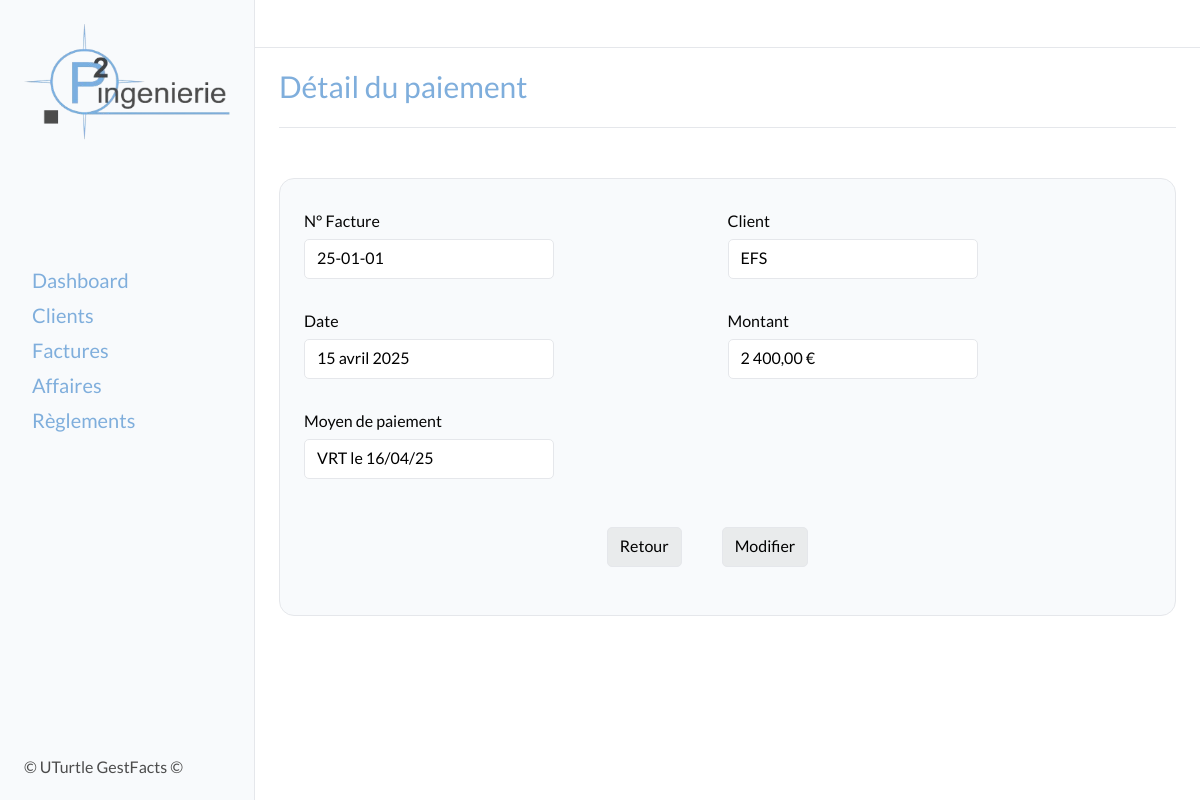
The page /factures/22/detail_reglement/ on the database its author committed.
### factures/models.py (models this page shows, shortened)
class Payment(models.Model):
    date = models.DateField()
    amount = models.DecimalField(max_digits=10, decimal_places=2)
    invoice = models.ForeignKey(Invoice, on_delete=models.CASCADE, related_name='payments')
    payment_method = models.CharField(max_length=50)
    class Meta:
        verbose_name = "Paiement"
        verbose_name_plural = "Paiements"
    def formatted_amount(self):
        return f"{self.amount:,.2f} €".replace(",", " ").replace(".", ",")

class Invoice(models.Model):
    TYPE_CHOICES = [
        ('facture', 'Facture'),
        ('avoir', 'Avoir'),
        ('proforma', 'Proforma'),
        ]
    STATUT_CHOICES = [
        ('a_payer', 'À payer'),
        ('partiellement_payee', 'Partiellement payée'),
        ('payee', 'Payée'),
        ('en_retard', 'En retard'),
        ('annulee', 'Annulée'),
    ]
    date = models.DateField()
    type = models.CharField(max_length=10, choices=TYPE_CHOICES, default='facture')
    affaire = models.ForeignKey('affaires.Affaire', on_delete=models.CASCADE, related_name="invoices")
    invoice_number = models.CharField(max_length=10, unique=True, db_index=True)
    client = models.ForeignKey('clients.Client', on_delete=models.SET_NULL, related_name='invoices', db_index=True, null=True)
    client_entity_name = models.CharField(max_length=100, blank=True, null=True)
    invoice_object = models.TextField(max_length=200)
    amount_ht = models.DecimalField(max_digits=10, decimal_places=2)
    vat_rate = models.DecimalField(max_digits=5, decimal_places=2, default=20.0)
    statut = models.CharField(max_length=20, choices=STATUT_CHOICES, default='a_payer')
    class Meta:
        verbose_name = "Facture"
        verbose_name_plural = "Factures"
    def __str__(self):
        client_name = self.client_entity_name if self.client is None else self.client.entity_name
        return self.invoice_number

### clients/models.py (models this page shows)
class Client(models.Model):
    entity_name = models.CharField(max_length=100)
    address = models.CharField(max_length=200, blank=True, null=True)
    zip_code = models.CharField(max_length=5, blank=True, null=True)
    city = models.CharField(max_length=100, blank=True, null=True)
    contact = models.CharField(max_length=100, blank=True, null=True)
    phone_number = models.CharField(max_length=10, blank=True, null=True)
    email = models.EmailField(blank=True, null=True)
    def __str__(self):
        return self.entity_name
    class Meta:
        verbose_name = "Client"
        verbose_name_plural = "Clients"

### factures/views.py (the view)
# urls.py: path('<int:pk>/detail_reglement/', reglement_detail, name='reglement_detail'),
def reglement_detail(request, pk):
    paiement_detail = get_object_or_404(Payment, pk=pk)
    return render(request, 'pages/factures/paiement_detail.html', {'paiement': paiement_detail})

### templates/pages/factures/paiement_detail.html (shortened to what this page needs)
{% extends "base_form.html" %}
{% block content %}
<div class="title">
    <H2>Détail du paiement</H2>
</div>
<section class="tableau">
    <div class="card">
        <div class="card-body">
            <div class="">
                <div>
                    <div class="form_categories">
                        <div class="form-group">
                            <p class="form-label">N° Facture</p>
                            <p class="form-input">{{ paiement.invoice }}</p>
                        </div>
                        <div class="form-group">
                            <p class="form-label">Client</p>
                            <p class="form-input">{{ paiement.invoice.client }}</p>
                        </div>
                    </div>
                    <div class="form_categories">
                        <div class="form-group">
                            <p class="form-label">Date</p>
                            <p class="form-input">{{ paiement.date }}</p>
                        </div>
                        <div class="form-group">
                            <p class="form-label">Montant</p>
                            <p class="form-input">{{ paiement.formatted_amount }}</p>
                        </div>
                    </div>
                    <div class="form_categories">
                        <div class="form-group">
                            <p class="form-label">Moyen de paiement</p>
                            <p class="form-input">{{ paiement.payment_method }}</p>
                        </div>
                    </div>
                </div>
            </div>
            <div class="form_btn_group">
                <a href="{% url 'factures:reglements' %}" class="form_btn">Retour</a>
                <a href="{% url 'factures:reglement_modifier' paiement.pk %}" class="form_btn">Modifier</a>
            </div>
        </div>
    </div>
</section>
{% endblock content %}

### static/style.css (style rules this page uses)
:root { --light-grey: #F8FAFC; --bg-container: #fff; --border-color: #e5e7eb; --police: 'lato', sans-serif; --sidebar-size: 255px; --sidebar-color: #7FAEDC; --h2-size: 30px; --h2-weight: 500; --h2-line-height: 36px; --h2-color: #7FAEDC; --text-color: #050505; --th-color: rgb(71, 85, 105); --th-border-color: rgb(226, 232, 240); --td-color: rgb(100 116 139); --td-border-color: rgb(241 245 249); --tr-bg-hover: rgb(248 250 252); --mail-border-color: rgb(226 232 240); --adresse-color: rgb(100, 116, 139); --btn_new_color: #7FAEDC; --btn_new_hover: #a3cef9; --btn_delete_color: rgba(255, 144, 144, 0.915); --btn_delete_hover: rgba(255, 105, 105, 0.915); --svg-color: rgb(148 163 184); }
body { font-family: var(--police); }
.title { position: relative; display: flex; flex-direction: row; align-items: center; justify-content: space-between; padding-bottom: 24px; padding-top: 20px; padding-right: 24px; margin-top: 48px; }
.title::after { content: ""; position: absolute; bottom: 0px; width: 100%; height: 1px; background-color: var(--border-color); }
h2 { color: var(--h2-color); font-family: var(--police); font-size: var(--h2-size); font-weight: var(--h2-weight); line-height: var(--h2-line-height); }
.card { max-width: 900px; margin: 50px auto; background-color: var(--light-grey); border-radius: 15px; border: 1px solid var(--border-color); }
.card-body { padding: 24px; }
.form_categories { display: flex; align-items: center; align-content: center; justify-content: space-between; }
.form-group { display: flex; flex-direction: column; margin-bottom: 16px; width: 100%; position: relative; }
.form-label { color: var(--text-color); line-height: var(--h2-line-height); }
.form-input { max-width: 250px; height: 40px; border: 1px solid var(--border-color); border-radius: 5px; padding-left: 12px; padding-right: 12px; padding-top: 8px; padding-bottom: 8px; margin-bottom: 8px; background-color: #fff; }
.form_btn_group { display: flex; align-items: center; justify-content: center; margin-top: 24px; margin-bottom: 24px; }
.form_btn_group a { margin-right: 40px; }
.form_btn { cursor: pointer; height: 40px; border: 1px solid var(--border-color); border-radius: 5px; padding-left: 12px; padding-right: 12px; padding-top: 8px; padding-bottom: 8px; background-color: #d0d3d063; }
.tableau { width: 100%; padding-bottom: 8px; scrollbar-width: thin; }
a { color: black; }

### rows shown on the page
Payment: invoice "25-01-01", invoice.client "EFS", date "15 avril 2025", formatted_amount "2 400,00 €", payment_method "VRT le 16/04/25"
